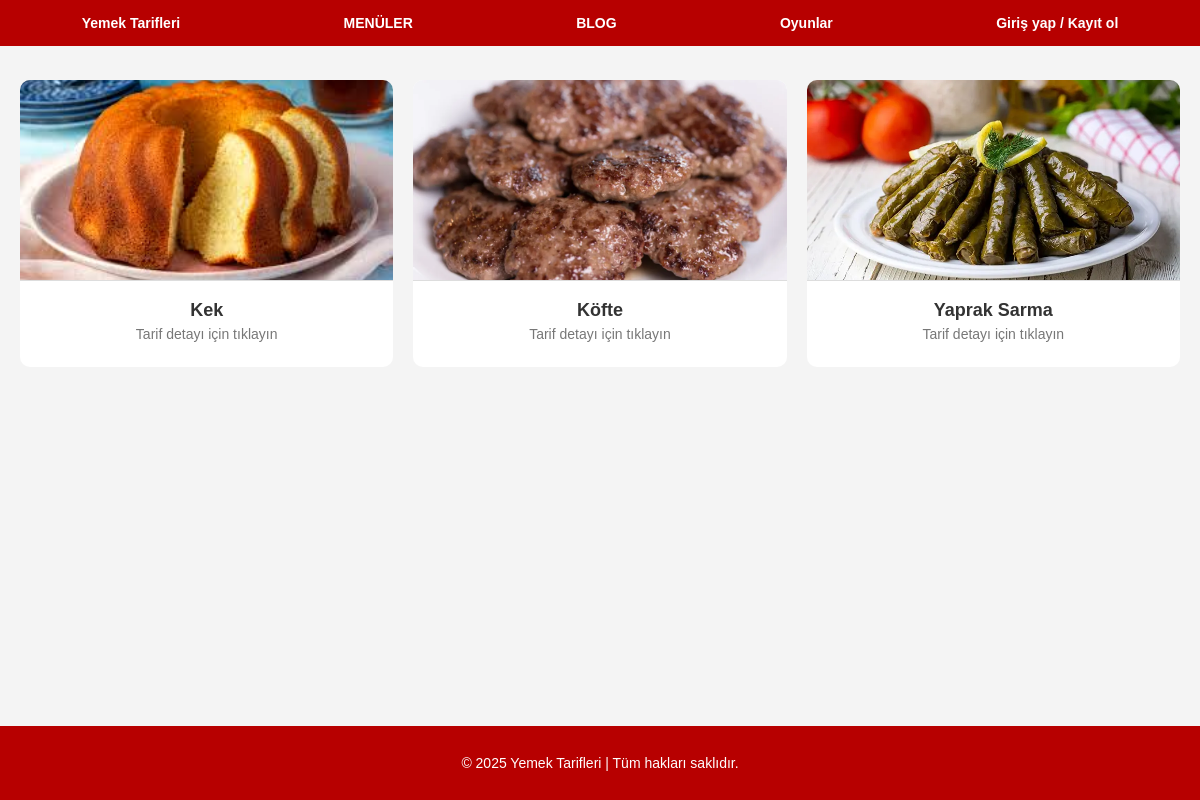
/yemektarifleri.php, run on the app's committed database.
### tables this page shows
CREATE TABLE `tarifler` (
  `id` int(11) NOT NULL,
  `baslik` varchar(255) NOT NULL,
  `aciklama` text NOT NULL,
  `resim` varchar(255) DEFAULT NULL,
  `created_at` timestamp NOT NULL DEFAULT current_timestamp(),
  `user_id` int(11) NOT NULL
);

### yemektarifleri.php (the view, shortened to what this page needs)
<?php
include("db.php");
$stmt = $conn->prepare("SELECT * FROM tarifler ORDER BY id DESC");
$stmt->execute();
$tarifler = $stmt->fetchAll(PDO::FETCH_ASSOC);
?>
<!DOCTYPE html>
<html lang="en">
<head>
    <link rel="stylesheet" href="footer.css">
</head>
<body>
    <?php include("navbar.php"); ?>
    <div class="cards-container">
        <?php foreach ($tarifler as $tarif): ?>
            <a href="tarif.php?id=<?= $tarif['id'] ?>" class="recipe-card">
                <img src="<?= htmlspecialchars($tarif['resim']) ?>" alt="<?= htmlspecialchars($tarif['baslik']) ?>">
                <div class="content">
                    <div class="title"><?= htmlspecialchars($tarif['baslik']) ?></div>
                    <div class="details">Tarif detayı için tıklayın</div>
                </div>
            </a>
        <?php endforeach; ?>
    </div>
    <?php include("footer.php"); ?>
</body>
</html>

### navbar.php
<div class="navbar">
    <a href="yemektarifleri.php" class="navbar-item">Yemek Tarifleri</a>
    <a href="menuler.php" class="navbar-item">MENÜLER</a>
    <a href="blog.php" class="navbar-item">BLOG</a>
    <a href="oyunlar.php" class="navbar-item">Oyunlar</a>
    <?php if (isset($_SESSION['user_id'])): ?>
        <a href="profile.php" class="navbar-item">Profilim (<?= htmlspecialchars($_SESSION['username']) ?>)</a>
    <?php else: ?>
        <a href="login.php" class="navbar-item">Giriş yap / Kayıt ol</a>
    <?php endif; ?>
</div>

### footer.php
<footer class="footer">
    <p>&copy; 2025 Yemek Tarifleri | Tüm hakları saklıdır.</p>
</footer>

### footer.css (style rules this page uses)
.footer { background-color: #b70000; color: white; text-align: center; padding: 15px 0; position: fixed; bottom: 0; width: 100%; font-size: 14px; z-index: 1000; }

### yemektarifleri.php (style rules this page uses)
body { margin: 0; font-family: Arial, sans-serif; background-color: #f4f4f4; }
.navbar { display: flex; align-items: center; justify-content: space-around; background-color: #b70000; padding: 10px 0; position: fixed; top: 0; width: 100%; }
.navbar-item { display: flex; align-items: center; color: white; font-size: 14px; font-weight: bold; padding: 5px 10px; text-decoration: none; }
.cards-container { display: grid; grid-template-columns: repeat(auto-fill, minmax(300px, 1fr)); gap: 20px; padding: 80px 20px 20px; max-width: 1200px; margin: 0 auto; }
.recipe-card { text-decoration: none; color: inherit; display: block; background: #fff; border-radius: 10px; overflow: hidden; transition: transform 0.2s, box-shadow 0.2s; }
.recipe-card img { width: 100%; height: 200px; object-fit: cover; border-bottom: 1px solid #ddd; }
.recipe-card .content { padding: 15px; }
.recipe-card .title { font-size: 18px; font-weight: bold; color: #333; margin-bottom: 5px; text-align: center; }
.recipe-card .details { font-size: 14px; color: #777; margin-bottom: 10px; text-align: center; }

### data on the page
tarifler: resim (picture), baslik "Kek"
tarifler: resim (picture), baslik "Köfte"
tarifler: resim (picture), baslik "Yaprak Sarma"
